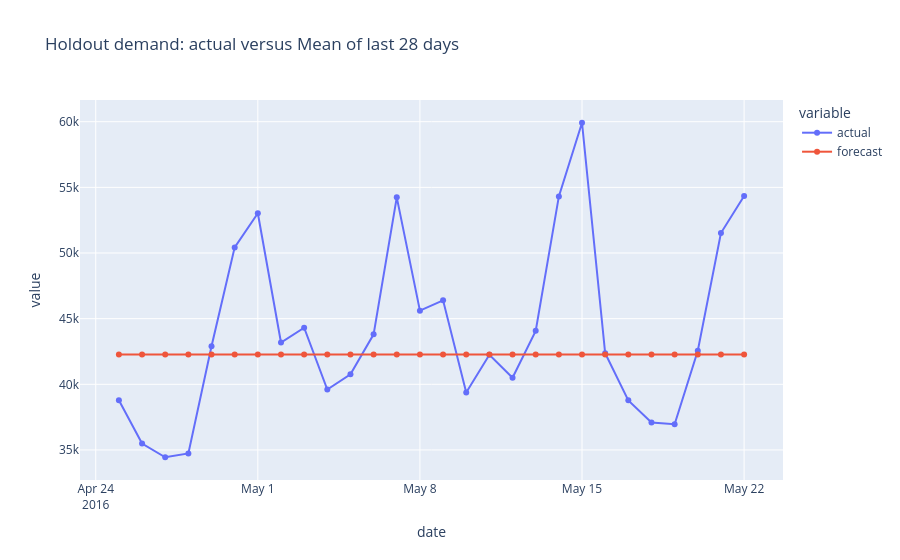
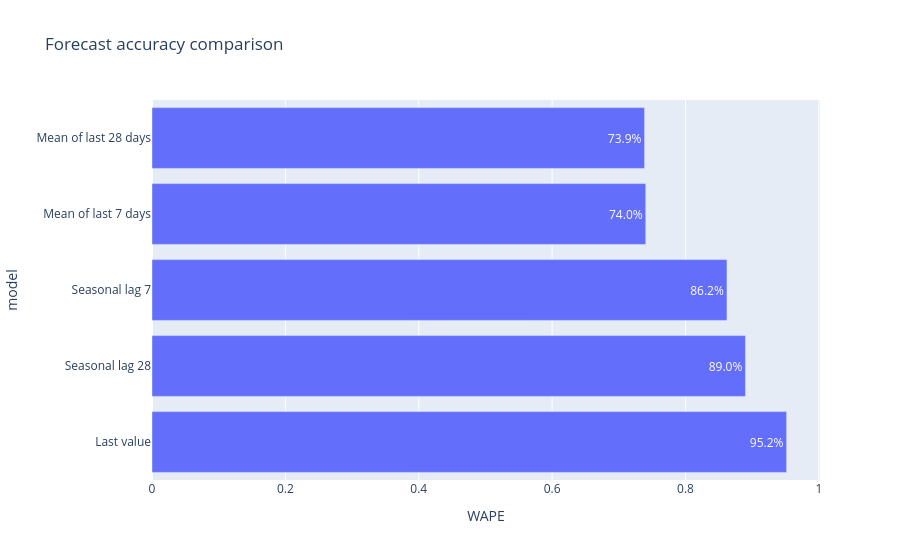

Notebook source saved alongside these figures, in order:
### Markdown cell above
## 4. Compare aggregate demand patterns

### Code cell
best_name = results.iloc[0].model
best = forecasts[best_name]
dates = calendar_days.loc[TRAIN_END:, 'date'].reset_index(drop=True)
forecast_daily = pd.DataFrame({'date': dates, 'actual': actual.sum(axis=0), 'forecast': best.sum(axis=0)})
px.line(forecast_daily, x='date', y=['actual', 'forecast'], markers=True, title=f'Holdout demand: actual versus {best_name}').show()
px.bar(results.sort_values('WAPE', ascending=False), x='WAPE', y='model', orientation='h', text_auto='.1%', title='Forecast accuracy comparison').show()

### Figure 1 — Plotly figure (JSON) as saved in the notebook; plotly's stock layout.template omitted (floating-point values rounded to 4 significant figures)
{"data": [{"hovertemplate": "variable=actual<br>date=%{x}<br>value=%{y}<extra></extra>", "legendgroup": "actual", "line": {"color": "#636efa", "dash": "solid"}, "marker": {"symbol": "circle"}, "mode": "lines+markers", "name": "actual", "orientation": "v", "showlegend": true, "type": "scatter", "x": ["2016-04-25T00:00:00.000000", "2016-04-26T00:00:00.000000", "2016-04-27T00:00:00.000000", "2016-04-28T00:00:00.000000", "2016-04-29T00:00:00.000000", "2016-04-30T00:00:00.000000", "2016-05-01T00:00:00.000000", "2016-05-02T00:00:00.000000", "2016-05-03T00:00:00.000000", "2016-05-04T00:00:00.000000", "2016-05-05T00:00:00.000000", "2016-05-06T00:00:00.000000", "2016-05-07T00:00:00.000000", "2016-05-08T00:00:00.000000", "2016-05-09T00:00:00.000000", "2016-05-10T00:00:00.000000", "2016-05-11T00:00:00.000000", "2016-05-12T00:00:00.000000", "2016-05-13T00:00:00.000000", "2016-05-14T00:00:00.000000", "2016-05-15T00:00:00.000000", "2016-05-16T00:00:00.000000", "2016-05-17T00:00:00.000000", "2016-05-18T00:00:00.000000", "2016-05-19T00:00:00.000000", "2016-05-20T00:00:00.000000", "2016-05-21T00:00:00.000000", "2016-05-22T00:00:00.000000"], "xaxis": "x", "y": [38790.0, 35490.0, 34440.0, 34730.0, 42900.0, 50430.0, 53030.0, 43180.0, 44310.0, 39600.0, 40760.0, 43800.0, 54240.0, 45610.0, 46400.0, 39380.0, 42250.0, 40500.0, 44070.0, 54310.0, 59920.0, 42360.0, 38780.0, 37100.0, 36960.0, 42550.0, 51520.0, 54340.0], "yaxis": "y"}, {"hovertemplate": "variable=forecast<br>date=%{x}<br>value=%{y}<extra></extra>", "legendgroup": "forecast", "line": {"color": "#EF553B", "dash": "solid"}, "marker": {"symbol": "circle"}, "mode": "lines+markers", "name": "forecast", "orientation": "v", "showlegend": true, "type": "scatter", "x": ["2016-04-25T00:00:00.000000", "2016-04-26T00:00:00.000000", "2016-04-27T00:00:00.000000", "2016-04-28T00:00:00.000000", "2016-04-29T00:00:00.000000", "2016-04-30T00:00:00.000000", "2016-05-01T00:00:00.000000", "2016-05-02T00:00:00.000000", "2016-05-03T00:00:00.000000", "2016-05-04T00:00:00.000000", "2016-05-05T00:00:00.000000", "2016-05-06T00:00:00.000000", "2016-05-07T00:00:00.000000", "2016-05-08T00:00:00.000000", "2016-05-09T00:00:00.000000", "2016-05-10T00:00:00.000000", "2016-05-11T00:00:00.000000", "2016-05-12T00:00:00.000000", "2016-05-13T00:00:00.000000", "2016-05-14T00:00:00.000000", "2016-05-15T00:00:00.000000", "2016-05-16T00:00:00.000000", "2016-05-17T00:00:00.000000", "2016-05-18T00:00:00.000000", "2016-05-19T00:00:00.000000", "2016-05-20T00:00:00.000000", "2016-05-21T00:00:00.000000", "2016-05-22T00:00:00.000000"], "xaxis": "x", "y": [42270.0, 42270.0, 42270.0, 42270.0, 42270.0, 42270.0, 42270.0, 42270.0, 42270.0, 42270.0, 42270.0, 42270.0, 42270.0, 42270.0, 42270.0, 42270.0, 42270.0, 42270.0, 42270.0, 42270.0, 42270.0, 42270.0, 42270.0, 42270.0, 42270.0, 42270.0, 42270.0, 42270.0], "yaxis": "y"}], "layout": {"legend": {"title": {"text": "variable"}, "tracegroupgap": 0}, "title": {"text": "Holdout demand: actual versus Mean of last 28 days"}, "xaxis": {"anchor": "y", "domain": [0.0, 1.0], "title": {"text": "date"}}, "yaxis": {"anchor": "x", "domain": [0.0, 1.0], "title": {"text": "value"}}}}

### Figure 2 — Plotly figure (JSON) as saved in the notebook; plotly's stock layout.template omitted (floating-point values rounded to 4 significant figures)
{"data": [{"hovertemplate": "WAPE=%{x}<br>model=%{y}<extra></extra>", "legendgroup": "", "marker": {"color": "#636efa", "pattern": {"shape": ""}}, "name": "", "orientation": "h", "showlegend": false, "textposition": "auto", "texttemplate": "%{x:.1%}", "type": "bar", "x": [0.9516, 0.89, 0.8622, 0.7404, 0.7386], "xaxis": "x", "y": ["Last value", "Seasonal lag 28", "Seasonal lag 7", "Mean of last 7 days", "Mean of last 28 days"], "yaxis": "y"}], "layout": {"barmode": "relative", "legend": {"tracegroupgap": 0}, "title": {"text": "Forecast accuracy comparison"}, "xaxis": {"anchor": "y", "domain": [0.0, 1.0], "title": {"text": "WAPE"}}, "yaxis": {"anchor": "x", "domain": [0.0, 1.0], "title": {"text": "model"}}}}
